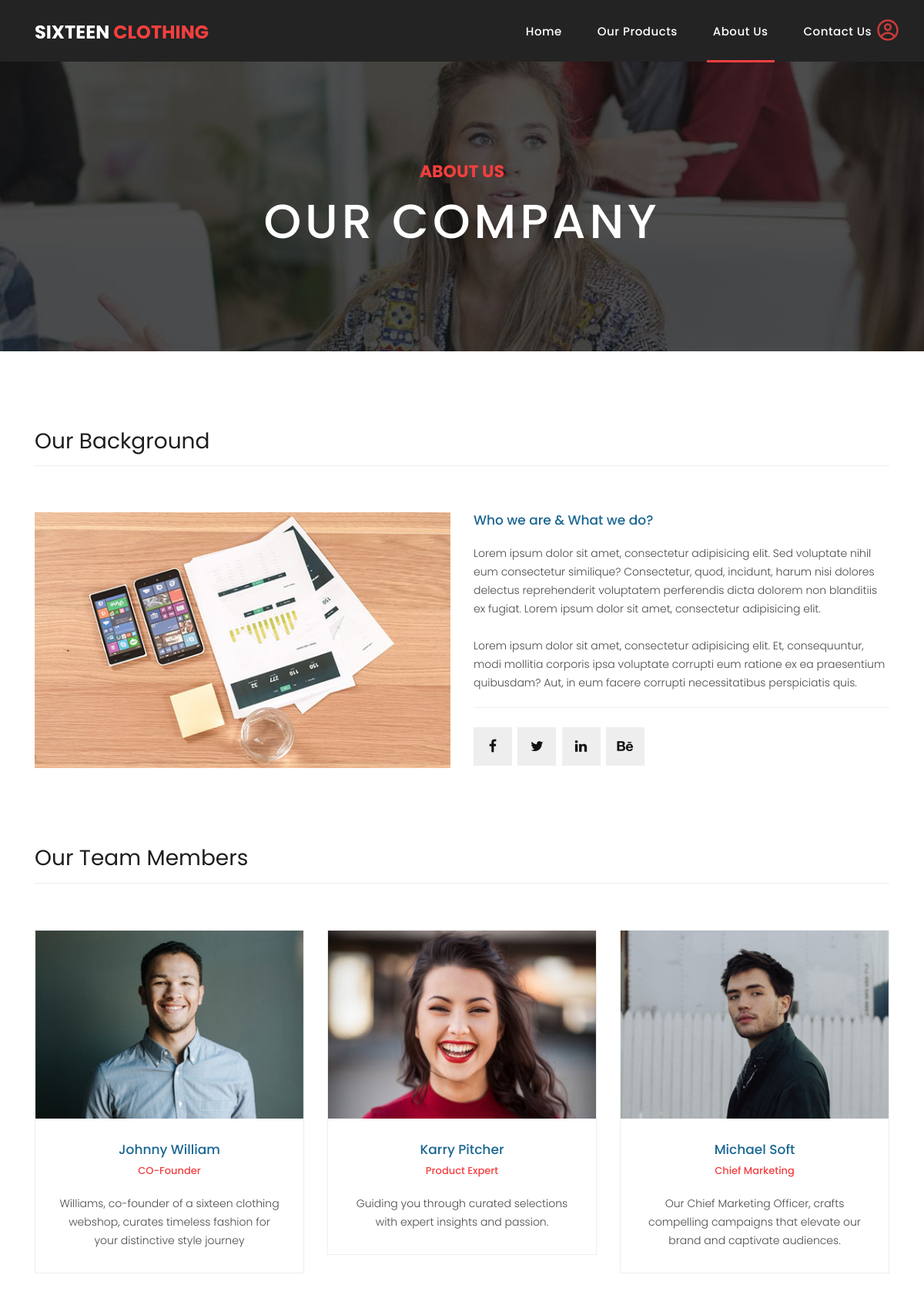
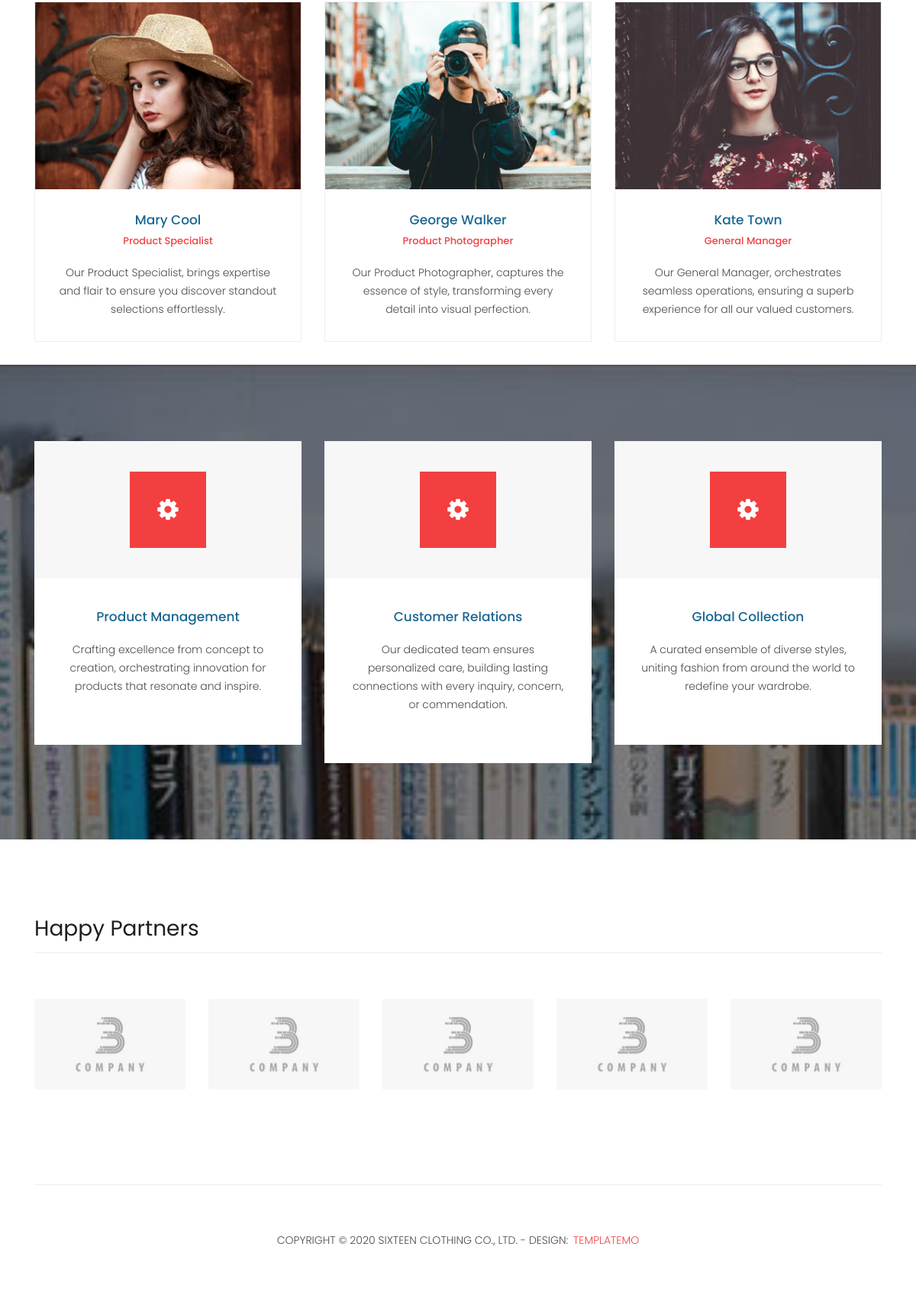
Page /about.php on the committed database (2 pictures, top to bottom).
### tables this page shows
CREATE TABLE `team` (
                        `id` int(11) NOT NULL,
                        `full_name` varchar(30) NOT NULL,
                        `position` varchar(30) NOT NULL,
                        `description` text NOT NULL,
                        `img_src` varchar(30) NOT NULL
);

CREATE TABLE `services` (
                            `id` int(11) NOT NULL,
                            `name` varchar(30) NOT NULL,
                            `description` text NOT NULL
);

### lib/db.php (called while the page is built, shortened)
<?php
class db
{
    private $host = "localhost";
    private $username = "root";
    private $password = "";
    private $dbName = "sixteen";
    private \PDO $connection;
    public function __construct(
        string $host = "",
        int $port = 3306,
        string $username = "",
        string $password = "",
        string $dbName = ""
    )
    {
        try {
            $this->connection = new \PDO (
                "mysql:host=$this->host;dbname=$this->dbName;charset=utf8mb4",
                $this->username,
                $this->password
            );
        }
        catch (\PDOException $e) {
            echo "Connection failed: " . $e->getMessage();
        }
    }
    public function getNav(): array
    {
        $sql = "SELECT name, url FROM nav";
        $query = $this->connection->query($sql);
        $data = $query->fetchAll(\PDO::FETCH_ASSOC);
        $navItems = [];
        foreach ($data as $navItem) {
            $navItems[$navItem['name']] = $navItem ["url"];
        }
        return $navItems;
    }
    public function getTeam(): array
    {
        $sql = "SELECT * FROM team";
        $query = $this->connection->query($sql);
        $data = $query->fetchAll(\PDO::FETCH_ASSOC);
        $team = [];
        foreach ($data as $item) {
            $team[] = [
                'full_name' => $item['full_name'],
                'position' => $item['position'],
                'description' => $item['description'],
                'img_src' => $item['img_src']
            ];
        }
        return $team;
    }
    public function getServices(): array
    {
        $sql = "SELECT * FROM services";
        $query = $this->connection->query($sql);
        $data = $query->fetchAll(\PDO::FETCH_ASSOC);
        $services = [];
        foreach ($data as $item) {
            $services[] = [
                'name' => $item['name'],
                'description' => $item['description']
            ];
        }
        return $services;
    }
}

### parts/team.php (the view, shortened to what this page needs)
<?php
$db = new MyDb();
$team = $db->getTeam();
?>
<div class="team-members">
    <div class="container">
        <div class="row">
            <div class="col-md-12">
                <div class="section-heading">
                    <h2>Our Team Members</h2>
                </div>
            </div>
            <?php
            foreach ($team as $member) {
                echo '<div class="col-md-4">';
                echo '<div class="team-member">';
                echo '<div class="thumb-container">';
                echo '<img src="' . $member['img_src'] . '" alt="">';
                echo '</div>';
                echo '<div class="down-content">';
                echo '<h4>' . $member['full_name'] . '</h4>';
                echo '<span>' . $member['position'] . '</span>';
                echo '<p>' . $member['description'] . '</p>';
                echo '</div>';
                echo '</div>';
                echo '</div>';
            }
            ?>
        </div>
    </div>
</div>

### about.php (shortened to what this page needs)
<!DOCTYPE html>
<html lang="en">
  <head>
    <link href="vendor/bootstrap/css/bootstrap.min.css" rel="stylesheet">
    <link rel="stylesheet" href="assets/css/fontawesome.css">
    <link rel="stylesheet" href="assets/css/templatemo-sixteen.css">
    <link rel="stylesheet" href="assets/css/owl.css">
  </head>
  <body>
    <?php
    if(!isset($siteData)) {
        $siteData = new stdClass();
    }
    $siteData->activePage = 'About Us';
    include_once "parts/header.php";
    ?>
    <div class="page-heading about-heading header-text">
      <div class="container">
        <div class="row">
          <div class="col-md-12">
            <div class="text-content">
              <h4>about us</h4>
              <h2>our company</h2>
            </div>
          </div>
        </div>
      </div>
    </div>
    <div class="best-features about-features">
      <div class="container">
        <div class="row">
          <div class="col-md-12">
            <div class="section-heading">
              <h2>Our Background</h2>
            </div>
          </div>
          <div class="col-md-6">
            <div class="right-image">
              <img src="assets/images/feature-image.jpg" alt="">
            </div>
          </div>
          <div class="col-md-6">
            <div class="left-content">
              <h4>Who we are &amp; What we do?</h4>
              <p>Lorem ipsum dolor sit amet, consectetur adipisicing elit. Sed voluptate nihil eum consectetur similique? Consectetur, quod, incidunt, harum nisi dolores delectus reprehenderit voluptatem perferendis dicta dolorem non blanditiis ex fugiat. Lorem ipsum dolor sit amet, consectetur adipisicing elit.<br><br>Lorem ipsum dolor sit amet, consectetur adipisicing elit. Et, consequuntur, modi mollitia corporis ipsa voluptate corrupti eum ratione ex ea praesentium quibusdam? Aut, in eum facere corrupti necessitatibus perspiciatis quis.</p>
              <ul class="social-icons">
                <li><a href="#"><i class="fa fa-facebook"></i></a></li>
                <li><a href="#"><i class="fa fa-twitter"></i></a></li>
                <li><a href="#"><i class="fa fa-linkedin"></i></a></li>
                <li><a href="#"><i class="fa fa-behance"></i></a></li>
              </ul>
            </div>
          </div>
        </div>
      </div>
    </div>
    <?php include 'parts/team.php'; ?>
    <?php include 'parts/services.php'; ?>
    <div class="happy-clients">
      <div class="container">
        <div class="row">
          <div class="col-md-12">
            <div class="section-heading">
              <h2>Happy Partners</h2>
            </div>
          </div>
          <div class="col-md-12">
            <div class="owl-clients owl-carousel">
              <div class="client-item">
                <img src="assets/images/client-01.png" alt="1">
              </div>
              <div class="client-item">
                <img src="assets/images/client-01.png" alt="2">
              </div>
              <div class="client-item">
                <img src="assets/images/client-01.png" alt="3">
              </div>
              <div class="client-item">
                <img src="assets/images/client-01.png" alt="4">
              </div>
              <div class="client-item">
                <img src="assets/images/client-01.png" alt="5">
              </div>
            </div>
          </div>
        </div>
      </div>
    </div>
    <?php
        include_once "parts/footer.php";
    ?>
  </body>
</html>

### parts/header.php (shortened to what this page needs)
<?php
include "lib/db.php";
$db = new db();
$siteData->activePage = isset($siteData->activePage) ? $siteData->activePage : 'Home';
?>
<link rel="stylesheet" href="assets/css/login.css">
<header class="">
      <nav class="navbar navbar-expand-lg">
        <div class="container">
          <a class="navbar-brand" href="index.php"><h2>Sixteen <em>Clothing</em></h2></a>
          <div class="collapse navbar-collapse" id="navbarResponsive">
              <ul class="navbar-nav ml-auto">
                  <?php
                    $navItems = $db->getNav();
                    foreach ($navItems as $name => $url)
                    {
                        echo '<li class="nav-item ' . (($siteData->activePage == "".$name."") ? 'active' : '') . '">
                                <a class="nav-link" href="' . $url . '">' . $name . '</a>
                              </li>';
                    }
                  ?>
              </ul>
          </div>
        </div>
      </nav>
      <div class="profile-icon-container">
        <img src="assets\images\user.svg" alt="Profile Icon" id="profile-icon">
      </div>
</header>

### parts/services.php (shortened to what this page needs)
<?php
$db = new MyDb();
$services = $db->getServices();
?>
<div class="services">
    <div class="container">
        <div class="row">
            <?php
            foreach ($services as $service) {
                echo '<div class="col-md-4">';
                echo '<div class="service-item">';
                echo '<div class="icon">';
                echo '<i class="fa fa-gear"></i>';
                echo '</div>';
                echo '<div class="down-content">';
                echo '<h4>' . $service['name'] . '</h4>';
                echo '<p>' . $service['description'] . '</p>';
                echo '</div>';
                echo '</div>';
                echo '</div>';
            }
            ?>
        </div>
    </div>
</div>

### parts/footer.php (shortened to what this page needs)
<footer>
    <div class="container">
        <div class="row">
            <div class="col-md-12">
                <div class="inner-content">
                    <p>Copyright &copy; 2020 Sixteen Clothing Co., Ltd.
                        - Design: <a rel="nofollow noopener" href="https://templatemo.com" target="_blank">TemplateMo</a></p>
                </div>
            </div>
        </div>
    </div>
</footer>

### assets/css/login.css (style rules this page uses)
.profile-icon-container { position: absolute; top: 1.5rem; right: 2rem; cursor: pointer; }
.profile-icon-container #profile-icon { width: 30px; height: 30px; border-radius: 50%; }

### rows in the picture
team: img_src (picture), full_name "Johnny William", position "CO-Founder", description "Williams, co-founder of a sixteen clothing webshop, curates timeless fashion for your distinctive style journey"
team: img_src (picture), full_name "Karry Pitcher", position "Product Expert", description "Guiding you through curated selections with expert insights and passion."
team: img_src (picture), full_name "Michael Soft", position "Chief Marketing", description "Our Chief Marketing Officer, crafts compelling campaigns that elevate our brand and captivate audiences."
team: img_src (picture), full_name "Mary Cool", position "Product Specialist", description "Our Product Specialist, brings expertise and flair to ensure you discover standout selections effortlessly."
team: img_src (picture), full_name "George Walker", position "Product Photographer", description "Our Product Photographer, captures the essence of style, transforming every detail into visual perfection."
team: img_src (picture), full_name "Kate Town", position "General Manager", description "Our General Manager, orchestrates seamless operations, ensuring a superb experience for all our valued customers."
services: name "Product Management", description "Crafting excellence from concept to creation, orchestrating innovation for products that resonate and inspire."
services: name "Customer Relations", description "Our dedicated team ensures personalized care, building lasting connections with every inquiry, concern, or commendation."
services: name "Global Collection", description "A curated ensemble of diverse styles, uniting fashion from around the world to redefine your wardrobe."

### other values in the picture
$name "Home"
$name "Our Products"
$name "About Us"
$name "Contact Us"
